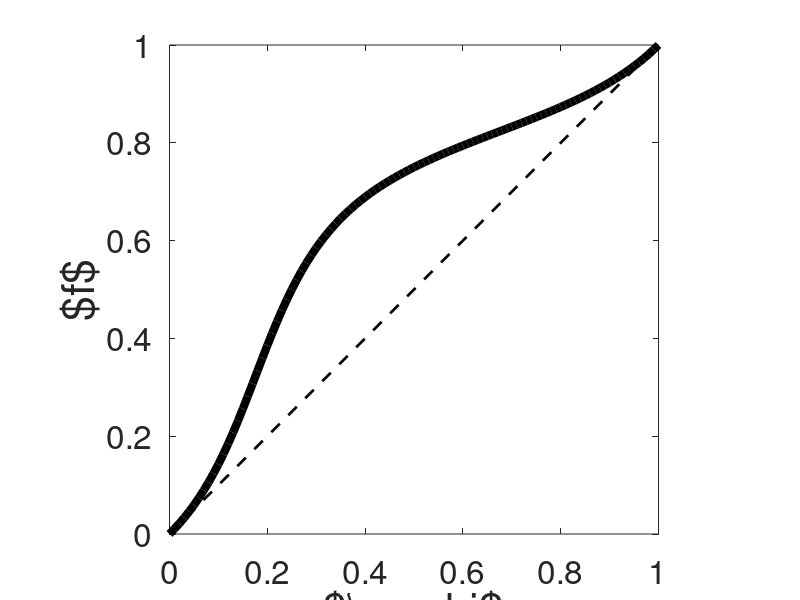

The MATLAB source for this figure:
clear; clf;
phi=[0:100]/100;
tau_m=2; 
I=0.13;
dv=0.1;

f=atan(tan(pi*(phi)-pi/2)+dv/sqrt(tau_m*I-1/4))/pi+1/2;

subplot(111);
plot(phi,f,'-k','Linewidth',6);
set(gca,'Fontsize',24);
xlabel('$\varphi$','Fontsize',32);
ylabel('$f$','Fontsize',32);
axis([0,1,0,1]); 
axis('square');
hold on;
plot([0,1],[0,1],'--k','Linewidth',2);
hold off;
shg;